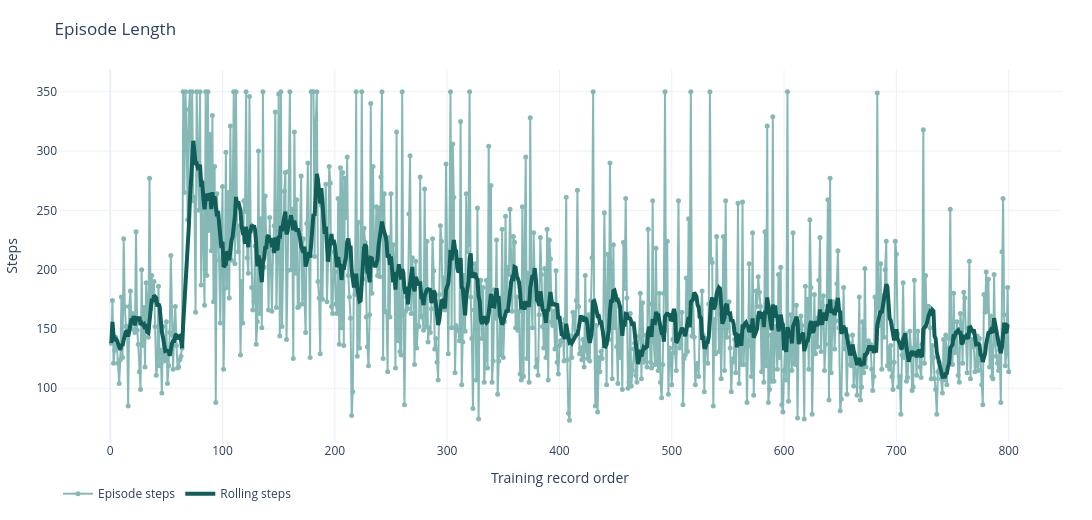

Source (notebook cell):
### Code cell
x = summary_df["training_order"]
length_fig = go.Figure()
length_fig.add_trace(go.Scatter(x=x, y=summary_df["steps"], mode="lines+markers", name="Episode steps", line=dict(color="#0f766e", width=2), marker=dict(size=5), opacity=0.5))
length_fig.add_trace(go.Scatter(x=x, y=summary_df["rolling_steps"], mode="lines", name="Rolling steps", line=dict(color="#115e59", width=4)))
length_fig.update_layout(title="Episode Length", template="plotly_white", height=520, width=1200, margin=dict(l=40, r=30, t=70, b=40), legend=dict(orientation="h"))
length_fig.update_xaxes(title_text="Training record order")
length_fig.update_yaxes(title_text="Steps")
length_fig.show()

### Figure 1 — Plotly figure (JSON) as saved in the notebook; plotly's stock layout.template omitted (floating-point values rounded to 4 significant figures; data arrays with more than 128 entries replaced by an {"elided": "..."} marker saying what was removed)
{"data": [{"line": {"color": "#0f766e", "width": 2}, "marker": {"size": 5}, "mode": "lines+markers", "name": "Episode steps", "opacity": 0.5, "type": "scatter", "x": {"elided": "800 int values"}, "y": {"elided": "800 int values"}}, {"line": {"color": "#115e59", "width": 4}, "mode": "lines", "name": "Rolling steps", "type": "scatter", "x": {"elided": "800 int values"}, "y": {"elided": "800 float values"}}], "layout": {"height": 520, "legend": {"orientation": "h"}, "margin": {"b": 40, "l": 40, "r": 30, "t": 70}, "title": {"text": "Episode Length"}, "width": 1200, "xaxis": {"title": {"text": "Training record order"}}, "yaxis": {"title": {"text": "Steps"}}}}
